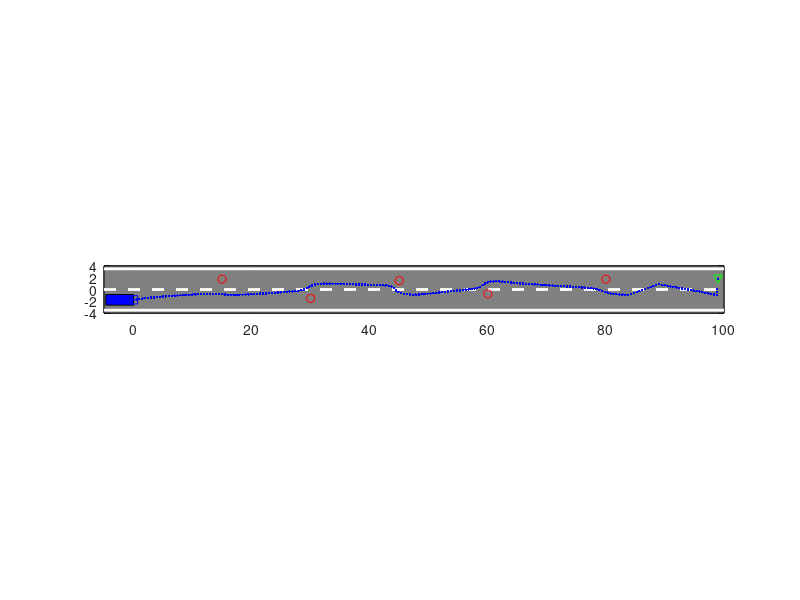

Source code (MATLAB):
% Método de campo de potencial artificial
% AUTOR:SALVA
% FECHA:2021/12/2
clc
clear
close all

%% Inicializar los parámetros del coche.
d = 3.5;               % Ancho estándar de la carretera
W = 1.8;               % Anchura del coche
L = 4.7;               % Longitud del coche

P0 = [0,-d/2,1,1];     % Información del punto de partida del vehículo, 1-2 columnas de posición, 3-4 columnas de velocidad
Pg = [99,d/2,0,0];     % ubicación del objetivo
Pobs = [15,7/4,0,0;
    30,-3/2,0,0;
    45,3/2,0,0;
    60,-3/4,0,0;
    80,7/4,0,0];       % Ubicación del obstáculo
P = [Pobs;Pg];         % Ponga la posición de destino y la posición del obstáculo juntas

Eta_att = 5;           % Calcule el factor de ganancia de la gravedad
Eta_rep_ob = 15;       % Calcule el factor de ganancia de repulsión
Eta_rep_edge = 50;     % Calcule el coeficiente de ganancia de la repulsión del límite.

d0 = 20;               % Distancia de influencia del obstáculo
n = size(P,1);         % Número total de obstáculos y goles
len_step = 0.5;        % Numero de pies
Num_iter = 200;        % Número máximo de iteraciones de bucle

%% ***************La inicialización ha terminado y comienza el ciclo principal.******************
Pi = P0;               %Asignar las coordenadas de partida del coche a Xi
i = 0;
while sqrt((Pi(1)-P(n,1))^2+(Pi(2)-P(n,2))^2) > 1
    i = i + 1;
    Path(i,:) = Pi;    %Guarda las coordenadas de cada punto por el que ha viajado el coche.
    
    %Calcule el vector de dirección unitaria y el vector de velocidad de la posición actual del vehículo y el obstáculo
    for j = 1:n-1    
        delta(j,:) = Pi(1,1:2) - P(j,1:2);                              % Repulsión expresa con puntos de vehículos-puntos de obstáculos.
        dist(j,1) = norm(delta(j,:));                                   % La distancia entre la posición actual del vehículo y el obstáculo.
        unitVector(j,:) = [delta(j,1)/dist(j,1), delta(j,2)/dist(j,1)]; % Vector de repulsión de dirección unitaria
    end
    
    %Calcule el vector de dirección unitaria y el vector de velocidad de la posición actual del vehículo y el objetivo
    delta(n,:) = P(n,1:2)-Pi(1,1:2);                                    %Utilice el punto de destino del vehículo para expresar la gravedad  
    dist(n,1) = norm(delta(n,:)); 
    unitVector(n,:)=[delta(n,1)/dist(n,1),delta(n,2)/dist(n,1)];

   %% Calcular la repulsión
    % Aumente el factor de ajuste del objetivo (es decir, la distancia desde el vehículo al objetivo) a la función de campo potencial de fuerza repulsiva original, de modo que la fuerza repulsiva también sea 0 después de que el vehículo alcance el punto objetivo
    for j = 1:n-1
        if dist(j,1) >= d0
            F_rep_ob(j,:) = [0,0];
        else
            % Repulsión de obstáculos 1, la dirección es del obstáculo al vehículo
            F_rep_ob1_abs = Eta_rep_ob * (1/dist(j,1)-1/d0) * dist(n,1) / dist(j,1)^2;         
            F_rep_ob1 = [F_rep_ob1_abs*unitVector(j,1), F_rep_ob1_abs*unitVector(j,2)];   
           
            % Repulsión de obstáculos 2, la dirección es desde el vehículo hasta el punto de destino
            F_rep_ob2_abs = 0.5 * Eta_rep_ob * (1/dist(j,1) - 1/d0)^2;                
            F_rep_ob2 = [F_rep_ob2_abs * unitVector(n,1), F_rep_ob2_abs * unitVector(n,2)];  
            
            % Cálculo mejorado de la fuerza de repulsión de obstáculos
            F_rep_ob(j,:) = F_rep_ob1+F_rep_ob2;                                   
        end
    end
    
    
    % Aumente el campo de potencial de repulsión de límite y seleccione la función de repulsión correspondiente de acuerdo con la posición actual del vehículo.
    if Pi(1,2) > -d+W/2 && Pi(1,2) <= -d/2             %Campo de fuerza en el área límite de la carretera inferior, la dirección apunta al eje y positivo
        F_rep_edge = [0,Eta_rep_edge * norm(Pi(:,3:4))*(exp(-d/2-Pi(1,2)))];
    elseif Pi(1,2) > -d/2 && Pi(1,2) <= -W/2           %El campo de fuerza del área límite inferior de la carretera, la dirección apunta a la dirección negativa del eje y
        F_rep_edge = [0,1/3 * Eta_rep_edge * Pi(1,2).^2];
    elseif Pi(1,2) > W/2  && Pi(1,2) < d/2             %El campo de fuerza del área límite superior de la carretera, la dirección apunta a la dirección positiva del eje y 
        F_rep_edge = [0, -1/3 * Eta_rep_edge * Pi(1,2).^2];
    elseif Pi(1,2) > d/2 && Pi(1,2)<=d-W/2             %El campo de fuerza del área límite superior de la carretera, la dirección apunta a la dirección negativa del eje y
        F_rep_edge = [0, Eta_rep_edge * norm(Pi(:,3:4)) * (exp(Pi(1,2)-d/2))];
    end
    
    %% Calcule la fuerza y la dirección resultantes
    F_rep = [sum(F_rep_ob(:,1))  + F_rep_edge(1,1),...
           sum(F_rep_ob(:,2)) + F_rep_edge(1,2)];                                      % El vector de repulsión de todos los obstáculos.
    F_att = [Eta_att*dist(n,1)*unitVector(n,1), Eta_att*dist(n,1)*unitVector(n,2)];    % Vector de gravedad
    F_sum = [F_rep(1,1)+F_att(1,1),F_rep(1,2)+F_att(1,2)];                             % Vector de fuerza total
    UnitVec_Fsum(i,:) = 1/norm(F_sum) * F_sum;                                         % Vector unitario de fuerza total
    
    %Calcula la siguiente posición del coche.
    Pi(1,1:2)=Pi(1,1:2)+len_step*UnitVec_Fsum(i,:);                     

%     %Determina si llegar al final
%     if sqrt((Pi(1)-P(n,1))^2+(Pi(2)-P(n,2))^2) < 0.2 
%         break
%     end
end
Path(i,:)=P(n,:);            %Asignar el último punto del vector de ruta al objetivo

%% Graficar
figure
len_line = 100;



%Dibuja un mapa de carreteras gris
GreyZone = [-5,-d-0.5; -5,d+0.5; len_line,d+0.5; len_line,-d-0.5];
fill(GreyZone(:,1),GreyZone(:,2),[0.5 0.5 0.5]);
hold on
fill([P0(1),P0(1),P0(1)-L,P0(1)-L],[-d/2-W/2,-d/2+W/2,-d/2+W/2,-d/2-W/2],'b')  %Coche 2

% Dibuja una línea divisoria
plot([-5, len_line],[0, 0], 'w--', 'linewidth',2);  %Línea divisoria
plot([-5,len_line],[d,d],'w','linewidth',2);     %Línea límite izquierda
plot([-5,len_line],[-d,-d],'w','linewidth',2);  %Línea límite izquierda

%Establecer el rango de visualización del eje de coordenadas
axis equal
set(gca, 'XLim',[-5 len_line]); 
set(gca, 'YLim',[-4 4]); 


% Dibujar camino
plot(P(1:n-1,1),P(1:n-1,2),'ro');   %Ubicación del obstáculo
plot(P(n,1),P(n,2),'gv');       %ubicación del objetivo
plot(P0(1,1),P0(1,2),'bs');    %Posición inicial
plot(Path(:,1),Path(:,2),'.b');%puntos de la ruta